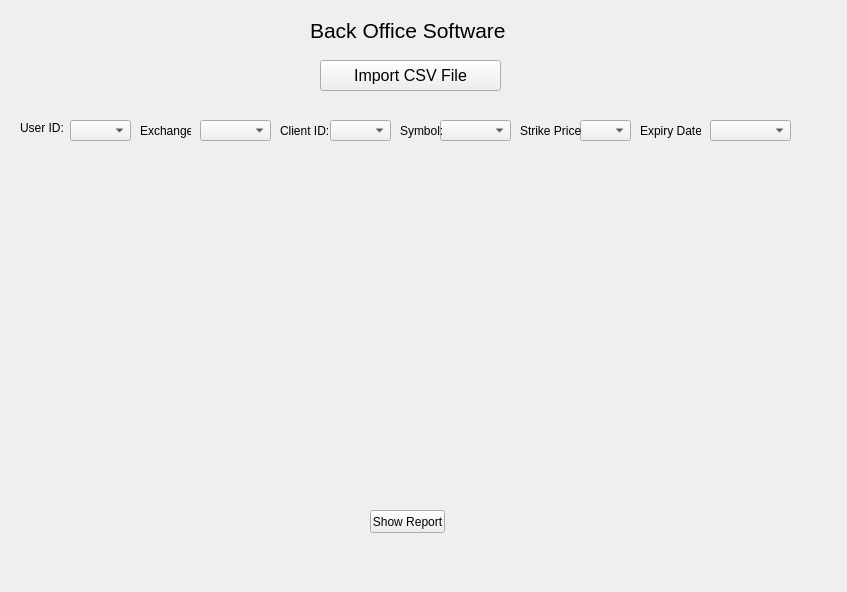
<?xml version="1.0" encoding="UTF-8"?>
<ui version="4.0">
 <class>Form</class>
 <widget class="QWidget" name="Form">
  <property name="geometry">
   <rect>
    <x>0</x>
    <y>0</y>
    <width>847</width>
    <height>592</height>
   </rect>
  </property>
  <property name="windowTitle">
   <string>Form</string>
  </property>
  <widget class="QLabel" name="label">
   <property name="geometry">
    <rect>
     <x>310</x>
     <y>20</y>
     <width>201</width>
     <height>21</height>
    </rect>
   </property>
   <property name="font">
    <font>
     <pointsize>16</pointsize>
    </font>
   </property>
   <property name="text">
    <string>Back Office Software</string>
   </property>
  </widget>
  <widget class="QPushButton" name="pushButton">
   <property name="geometry">
    <rect>
     <x>370</x>
     <y>510</y>
     <width>75</width>
     <height>23</height>
    </rect>
   </property>
   <property name="text">
    <string>Show Report</string>
   </property>
  </widget>
  <widget class="QPushButton" name="pushButton_2">
   <property name="geometry">
    <rect>
     <x>320</x>
     <y>60</y>
     <width>181</width>
     <height>31</height>
    </rect>
   </property>
   <property name="font">
    <font>
     <pointsize>12</pointsize>
    </font>
   </property>
   <property name="text">
    <string>Import CSV File</string>
   </property>
  </widget>
  <widget class="QComboBox" name="comboBox_5">
   <property name="geometry">
    <rect>
     <x>440</x>
     <y>120</y>
     <width>71</width>
     <height>21</height>
    </rect>
   </property>
  </widget>
  <widget class="QLabel" name="label_6">
   <property name="geometry">
    <rect>
     <x>400</x>
     <y>120</y>
     <width>51</width>
     <height>21</height>
    </rect>
   </property>
   <property name="text">
    <string>Symbol:</string>
   </property>
  </widget>
  <widget class="QComboBox" name="comboBox_3">
   <property name="geometry">
    <rect>
     <x>200</x>
     <y>120</y>
     <width>71</width>
     <height>21</height>
    </rect>
   </property>
  </widget>
  <widget class="QLabel" name="label_5">
   <property name="geometry">
    <rect>
     <x>280</x>
     <y>120</y>
     <width>51</width>
     <height>21</height>
    </rect>
   </property>
   <property name="text">
    <string>Client ID:</string>
   </property>
  </widget>
  <widget class="QLabel" name="label_3">
   <property name="geometry">
    <rect>
     <x>20</x>
     <y>120</y>
     <width>51</width>
     <height>16</height>
    </rect>
   </property>
   <property name="text">
    <string>User ID:</string>
   </property>
  </widget>
  <widget class="QLabel" name="label_4">
   <property name="geometry">
    <rect>
     <x>140</x>
     <y>120</y>
     <width>51</width>
     <height>21</height>
    </rect>
   </property>
   <property name="text">
    <string>Exchange:</string>
   </property>
  </widget>
  <widget class="QComboBox" name="comboBox_6">
   <property name="geometry">
    <rect>
     <x>580</x>
     <y>120</y>
     <width>51</width>
     <height>21</height>
    </rect>
   </property>
  </widget>
  <widget class="QLabel" name="label_7">
   <property name="geometry">
    <rect>
     <x>520</x>
     <y>120</y>
     <width>61</width>
     <height>21</height>
    </rect>
   </property>
   <property name="text">
    <string>Strike Price:</string>
   </property>
  </widget>
  <widget class="QComboBox" name="comboBox_2">
   <property name="geometry">
    <rect>
     <x>70</x>
     <y>120</y>
     <width>61</width>
     <height>21</height>
    </rect>
   </property>
  </widget>
  <widget class="QComboBox" name="comboBox_7">
   <property name="geometry">
    <rect>
     <x>710</x>
     <y>120</y>
     <width>81</width>
     <height>21</height>
    </rect>
   </property>
  </widget>
  <widget class="QLabel" name="label_8">
   <property name="geometry">
    <rect>
     <x>640</x>
     <y>120</y>
     <width>61</width>
     <height>21</height>
    </rect>
   </property>
   <property name="text">
    <string>Expiry Date:</string>
   </property>
  </widget>
  <widget class="QComboBox" name="comboBox_4">
   <property name="geometry">
    <rect>
     <x>330</x>
     <y>120</y>
     <width>61</width>
     <height>21</height>
    </rect>
   </property>
  </widget>
 </widget>
 <resources/>
 <connections/>
</ui>
